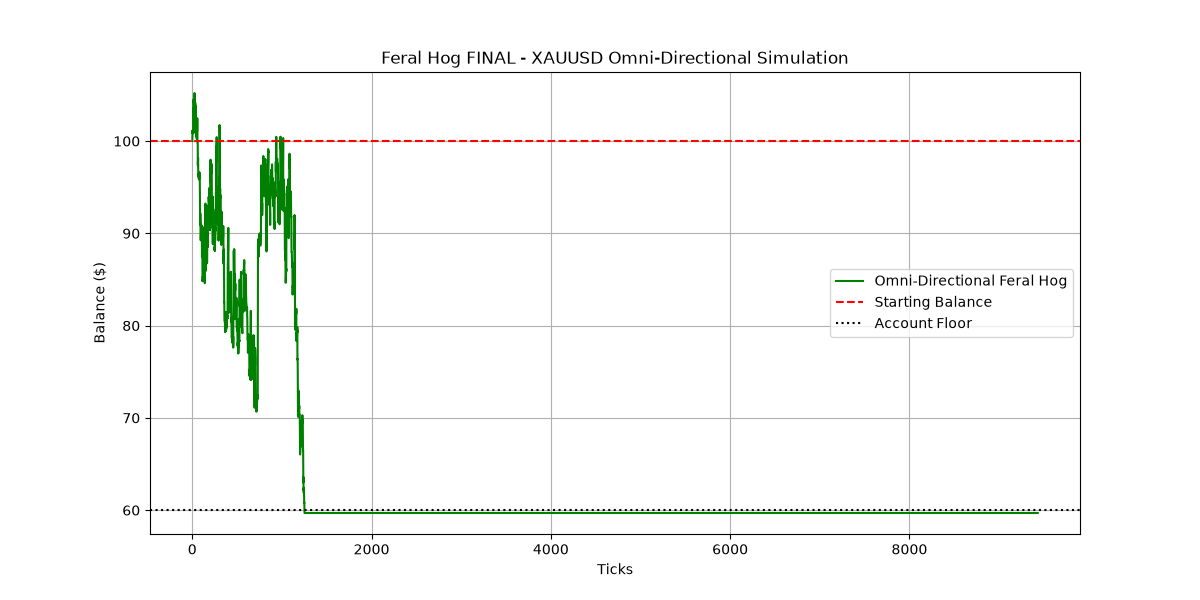

Python code for this plot:
import pandas as pd
import numpy as np
import matplotlib.pyplot as plt

def generate_synthetic_gold_data(days=100, interval='15min'):
    np.random.seed(42)
    periods = days * 24 * (60 // 15)
    price = 2500.0
    prices = []
    segments = np.random.choice([0, 1, 2], size=periods, p=[0.6, 0.1, 0.3])
    for seg in segments:
        if seg == 0: # The Den
            price += np.random.normal(0, 0.3)
        elif seg == 1: # The Run
            direction = np.random.choice([1, -1])
            price += direction * np.random.normal(3.0, 0.8)
        else: # Random
            price += np.random.normal(0, 1.0)
        prices.append(price)
    df = pd.DataFrame({'close': prices})
    df['high'] = df['close'] + np.random.uniform(0, 0.5, len(df))
    df['low'] = df['close'] - np.random.uniform(0, 0.5, len(df))
    df['open'] = df['close'].shift(1).fillna(df['close'])
    return df

def backtest_feral_hog_final(df, initial_balance=100):
    # Constants
    CONTRACT_SIZE = 100
    MAX_HERD_SIZE = 3
    ACCOUNT_FLOOR = 60.0 # Slightly lower floor to allow for a few losses
    
    # Indicators
    df['atr'] = df['high'].rolling(20).max() - df['low'].rolling(20).min()
    df['ema20'] = df['close'].ewm(span=20, adjust=False).mean()
    
    balance = initial_balance
    equity = []
    positions = [] # List of (entry_price, direction)
    trailing_stop = None
    in_trade = False
    direction = 0 # 1 for Long, -1 for Short
    
    for i in range(20, len(df)):
        price = df['close'].iloc[i]
        atr = df['atr'].iloc[i]
        
        # Calculate current floating PnL
        floating_pnl = 0
        if in_trade:
            for entry, pos_dir in positions:
                floating_pnl += (price - entry) * pos_dir * 0.01 * CONTRACT_SIZE
        
        current_equity = balance + floating_pnl
        
        # Circuit Breaker
        if current_equity <= ACCOUNT_FLOOR:
            if in_trade:
                balance += floating_pnl
                positions = []
                in_trade = False
                direction = 0
            equity.append(balance)
            continue

        if not in_trade:
            # THE DEN DETECTION
            range_20 = df['high'].iloc[i-20:i].max() - df['low'].iloc[i-20:i].min()
            if range_20 < 2.0 * atr:
                # LONG BREAKOUT
                if price > df['high'].iloc[i-1] + 0.2:
                    in_trade = True
                    direction = 1
                    positions.append((price, 1))
                    trailing_stop = df['low'].iloc[i-20:i].min()
                # SHORT BREAKOUT
                elif price < df['low'].iloc[i-1] - 0.2:
                    in_trade = True
                    direction = -1
                    positions.append((price, -1))
                    trailing_stop = df['high'].iloc[i-20:i].max()
        else:
            # CULLING: Trailing Stop
            if (direction == 1 and price <= trailing_stop) or \
               (direction == -1 and price >= trailing_stop):
                # Close all positions
                for entry, pos_dir in positions:
                    balance += (price - entry) * pos_dir * 0.01 * CONTRACT_SIZE
                positions = []
                in_trade = False
                direction = 0
                trailing_stop = None
                continue
            
            # UPDATE TRAILING STOP (Dynamic based on 3-bar extremes)
            if direction == 1:
                new_stop = df['low'].iloc[i-3:i].min()
                if new_stop > trailing_stop: trailing_stop = new_stop
            else:
                new_stop = df['high'].iloc[i-3:i].max()
                if new_stop < trailing_stop: trailing_stop = new_stop

            # PROLIFERATION (Dynamic ATR Gap)
            if len(positions) < MAX_HERD_SIZE:
                last_entry, _ = positions[-1]
                breed_gap = 0.5 * atr
                
                # Breed if price moves favorably by ATR gap AND herd is in profit
                if (direction == 1 and price >= last_entry + breed_gap) or \
                   (direction == -1 and price <= last_entry - breed_gap):
                    
                    if floating_pnl > 0:
                        positions.append((price, direction))
                        # Tighten stop to lock in profit
                        if direction == 1:
                            trailing_stop = max(trailing_stop, price - breed_gap)
                        else:
                            trailing_stop = min(trailing_stop, price + breed_gap)

        equity.append(current_equity)
        
    return equity

df = generate_synthetic_gold_data()
equity_curve = backtest_feral_hog_final(df)

plt.figure(figsize=(12,6))
plt.plot(equity_curve, label='Omni-Directional Feral Hog', color='green')
plt.axhline(y=100, color='r', linestyle='--', label='Starting Balance')
plt.axhline(y=60, color='black', linestyle=':', label='Account Floor')
plt.title('Feral Hog FINAL - XAUUSD Omni-Directional Simulation')
plt.xlabel('Ticks')
plt.ylabel('Balance ($)')
plt.legend()
plt.grid(True)
plt.savefig('feral_hog_final.png')

print(f"Final Balance: ${equity_curve[-1]:.2f}")
print(f"Max Drawdown: ${max(equity_curve) - min(equity_curve):.2f}")
print(f"Success: {'Yes' if equity_curve[-1] > 100 else 'No'}")
